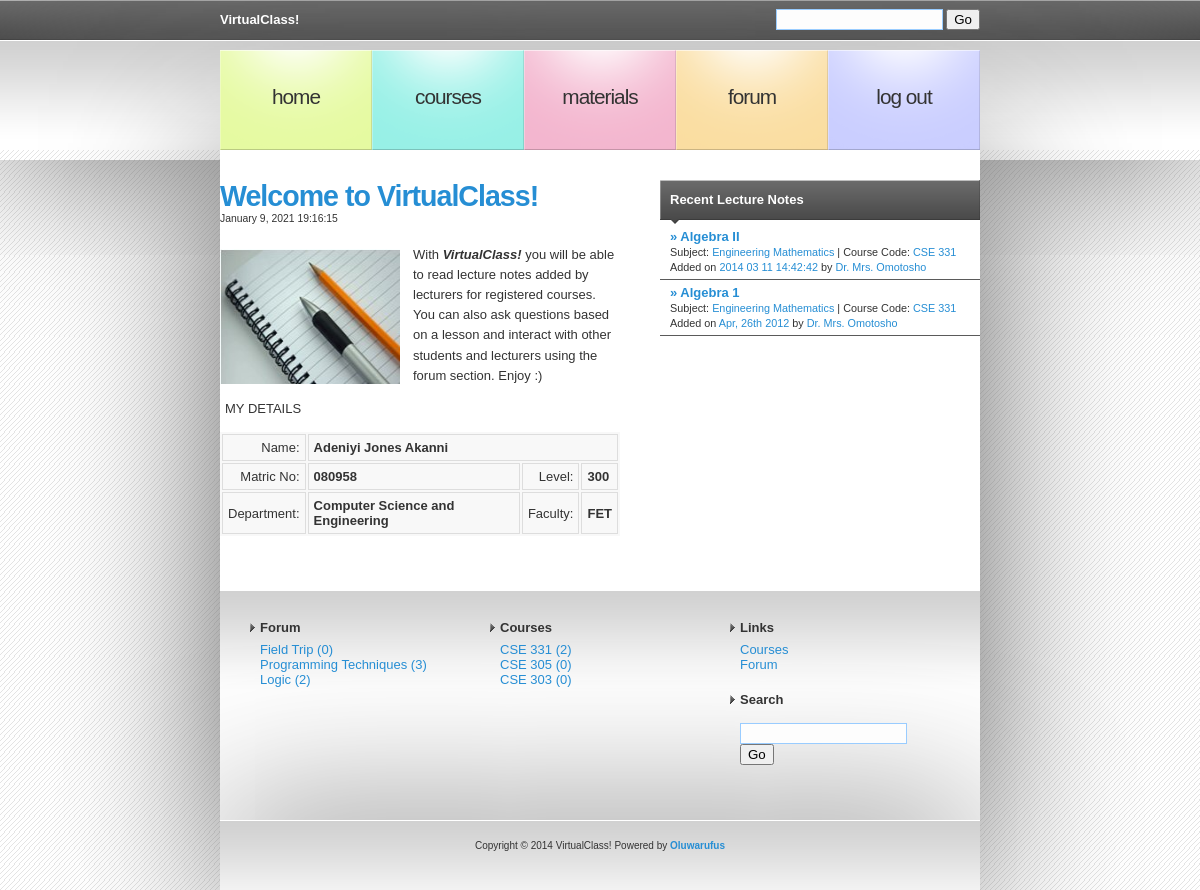
The page /home.php (signed in) on the database its author committed.
### tables this page shows
CREATE TABLE IF NOT EXISTS `student_tbl` (
  `id_std` int(11) NOT NULL AUTO_INCREMENT,
  `name_std` varchar(255) NOT NULL,
  `matno_std` varchar(255) NOT NULL,
  `passwrd_std` varchar(255) NOT NULL,
  `dept_std` varchar(255) NOT NULL,
  `faclty_std` varchar(255) NOT NULL,
  `level_std` varchar(255) NOT NULL,
  `email_std` varchar(255) NOT NULL,
  PRIMARY KEY (`id_std`)
);

CREATE TABLE IF NOT EXISTS `lesson_tbl` (
  `id_lssn` int(11) NOT NULL AUTO_INCREMENT,
  `title_lssn` varchar(255) NOT NULL,
  `content_lssn` text NOT NULL,
  `course_id_lssn` varchar(255) NOT NULL,
  `lecturer_id_lssn` varchar(255) NOT NULL,
  `date_added_lssn` varchar(255) NOT NULL,
  PRIMARY KEY (`id_lssn`)
);

CREATE TABLE IF NOT EXISTS `course_tbl` (
  `id_crs` int(11) NOT NULL AUTO_INCREMENT,
  `title_crs` varchar(255) NOT NULL,
  `code_crs` varchar(255) NOT NULL,
  `unit_crs` int(11) NOT NULL,
  `lect_inc_id` varchar(255) NOT NULL,
  `desc_crs` varchar(255) NOT NULL,
  `app_level_crs` varchar(20) NOT NULL,
  PRIMARY KEY (`id_crs`)
);

CREATE TABLE IF NOT EXISTS `lecturer_tbl` (
  `id_lect` int(11) NOT NULL AUTO_INCREMENT,
  `name_lect` varchar(255) NOT NULL,
  `passwrd_lect` varchar(255) NOT NULL,
  `course_taken_lect` varchar(255) NOT NULL,
  `email_lect` varchar(255) NOT NULL,
  `dept_lect` varchar(50) NOT NULL,
  `faclty_lect` varchar(25) NOT NULL,
  PRIMARY KEY (`id_lect`)
);

CREATE TABLE IF NOT EXISTS `blg_topic_tbl` (
  `id_top` int(11) NOT NULL AUTO_INCREMENT,
  `id_usr_top` int(11) NOT NULL,
  `title_top` varchar(100) NOT NULL DEFAULT '',
  `desc_top` text NOT NULL,
  `date_top` varchar(50) NOT NULL,
  PRIMARY KEY (`id_top`)
);

### Connections/mycxn.php (called while the page is built, shortened)
<?php
$hostname_mycxn = "127.0.0.1";
$username_mycxn = "root";
$password_mycxn = "";
$mycxn = mysql_pconnect($hostname_mycxn, $username_mycxn, $password_mycxn) or trigger_error(mysql_error(),E_USER_ERROR);
if (!function_exists("GetSQLValueString")) {
function GetSQLValueString($theValue, $theType, $theDefinedValue = "", $theNotDefinedValue = "")
{
  $theValue = function_exists("mysql_real_escape_string") ? mysql_real_escape_string($theValue) : mysql_escape_string($theValue);
  switch ($theType) {
    case "text":
      $theValue = ($theValue != "") ? "'" . $theValue . "'" : "NULL";
      break;
  }
  return $theValue;
}
}
if (isset($_SESSION['lvl']) || isset($_SESSION['usr_lct'])) {
$q_subj= @sprintf("SELECT id_crs,code_crs,title_crs FROM course_tbl WHERE app_level_crs = %s OR lect_inc_id = %s", GetSQLValueString($_SESSION['lvl'], "text"), GetSQLValueString($_SESSION['usr_lct'], "text"));
			$q_subj = mysql_query($q_subj)or die(mysql_error());
			$r_subj = mysql_fetch_array($q_subj);
		$query_forum = "SELECT * FROM blg_topic_tbl ORDER BY date_top DESC";
		$rs_forum = mysql_query($query_forum, $mycxn) or die(mysql_error());
}
?>

### home.php (the view, shortened to what this page needs)
<?php require_once('Connections/mycxn.php'); ?>
<?php
$colname_rs_user = "-1";
if (isset($_SESSION['MM_Username'])) {
  $colname_rs_user = $_SESSION['MM_Username'];
}
$query_rs_user = sprintf("SELECT * FROM student_tbl WHERE matno_std = %s", GetSQLValueString($colname_rs_user, "text"));
$rs_user = mysql_query($query_rs_user, $mycxn) or die(mysql_error());
$row_rs_user = mysql_fetch_assoc($rs_user);
$maxRows_rs_lessons = 5;
$pageNum_rs_lessons = 0;
$startRow_rs_lessons = $pageNum_rs_lessons * $maxRows_rs_lessons;
$colname_rs_lessons = "-1";
if (isset($_SESSION['lvl'])) {
  $colname_rs_lessons = $_SESSION['lvl'];
}
$query_rs_lessons = sprintf("SELECT * FROM lesson_tbl WHERE course_id_lssn IN (SELECT id_crs FROM course_tbl WHERE app_level_crs = %s) ORDER BY id_lssn DESC", GetSQLValueString($colname_rs_lessons, "text"));
$query_limit_rs_lessons = sprintf("%s LIMIT %d, %d", $query_rs_lessons, $startRow_rs_lessons, $maxRows_rs_lessons);
$rs_lessons = mysql_query($query_limit_rs_lessons, $mycxn) or die(mysql_error());
$row_rs_lessons = mysql_fetch_assoc($rs_lessons);
?>
<!DOCTYPE html PUBLIC "-//W3C//DTD XHTML 1.0 Strict//EN" "http://www.w3.org/TR/xhtml1/DTD/xhtml1-strict.dtd">
<html xmlns="http://www.w3.org/1999/xhtml">
<head>
<link href="images/default.css" rel="stylesheet" type="text/css" />
</head>
<body>
<?php include('Connections/header_menu.inc'); ?>
<div id="content">
  <div id="colOne">
    <div id="latest-post">
      <h2 class="title"><a href="home.php">Welcome to VirtualClass!<br />
      </a></h2>
      <h3 class="posted"><?php echo date('F j,  Y H:i:s'); ?></h3>
      <div class="story"> <img src="images/img14.jpg" alt="" width="180" height="135" class="image" />
        <p>With <em><strong>VirtualClass! </strong></em>you will be able to read lecture notes added by lecturers for registered courses. You can also ask questions based on a lesson and interact with other students and lecturers using the forum section. Enjoy :)</p>
        <p>MY DETAILS</p>
        <table width="100%" border="0" align="center">
          <tr>
            <td align="right">Name:</td>
            <td colspan="3"><strong><?php echo $row_rs_user['name_std']; ?></strong></td>
          </tr>
          <tr>
            <td align="right">Matric No:</td>
            <td><strong><?php echo $row_rs_user['matno_std']; ?></strong></td>
            <td align="right">Level:</td>
            <td><strong><?php echo $row_rs_user['level_std']; ?></strong></td>
          </tr>
          <tr>
            <td align="right">Department:</td>
            <td><strong><?php echo $row_rs_user['dept_std']; ?></strong></td>
            <td align="right">Faculty:</td>
            <td><strong><?php echo $row_rs_user['faclty_std']; ?></strong></td>
          </tr>
        </table>
        <p><br />
        </p>
      </div>
    </div>
    <div id="recent-posts">
      <h3 class="title">Recent Lecture Notes</h3>
      <ul>
        <?php do {
			$q_lect= sprintf("SELECT name_lect FROM lecturer_tbl WHERE id_lect = %s", GetSQLValueString($row_rs_lessons['lecturer_id_lssn'], "text"));
			$r_lect = mysql_query($q_lect)or die(mysql_error());
			$r_lect = mysql_fetch_array($r_lect);
		?>
          <li><strong><a href="view_lesson.php?lssn=<?php echo $row_rs_lessons['id_lssn']; ?>">&raquo; <?php echo $row_rs_lessons['title_lssn']; ?></a></strong><br />
            <small>Subject: <a href="" class="category"><?php echo $r_subj['title_crs']; ?></a> | Course Code: <a href="" class="category"><?php echo $r_subj['code_crs']; ?></a><br/>
            Added on<a href="" class="category"> <?php echo $row_rs_lessons['date_added_lssn']; ?></a> by <a href="" class="category"><?php echo $r_lect['name_lect']; ?></a></small></li>
          <?php } while ($row_rs_lessons = mysql_fetch_assoc($rs_lessons)); ?>
      </ul>
    </div>
    <div style="clear: both; height: 1px;"></div>
  </div>
  <?php include('Connections/footer_menu.inc'); ?>
</body>
</html>

### Connections/header_menu.inc (shortened to what this page needs)
<div id="header">
  <h1><a href="index.php">VirtualClass!</a></h1>
  <h2><form method="get" action="search.php">
          <div>
            <input type="text" id="textfield1" name="textfield1" value="" size="18" />
            <input type="submit" id="submit1" name="submit1" value="Go" />
          </div>
  </form></h2>
</div>
<div id="pages">
  <ul><?php $page = explode('/', $_SERVER['PHP_SELF']);  ?>
    <li <?php if ($page[2]=='home.php' || $page[2]=='index.php' ){ echo "class='active'";} else echo $page[2]; ?>><a id="page1" href="home.php">home</a></li>
    <li <?php if ($page[2]=='courses.php' || $page[2]=='crs_lessons.php' || $page[2]=='view_lesson.php'){ echo "class='active'";} else echo $page[2]; ?> ><a id="page2" href="courses.php">courses</a></li>
    <li <?php if ($page[2]=='resources.php'){ echo "class='active'";} else echo $page[2]; ?> ><a id="page3" href="resources.php">materials</a></li>
    <li <?php if ($page[2]=='forum.php' || $page[2]=='view_post.php'){ echo "class='active'";} else echo $page[2]; ?> ><a id="page4" href="forum.php">forum</a></li>
    <li <?php if ($page[2]=='logout.php'){ echo "class='active'";} else echo $page[2]; ?> ><a id="page5" href="logout.php">log out</a></li>
  </ul>
</div>

### Connections/footer_menu.inc
<div id="colTwo">
    <ul>
      <li>
        <h2>Forum</h2>
        <ul>
        <?php while ($array_forum = mysql_fetch_assoc($rs_forum)) { ?>
          <li><a href="view_post.php?id=<?php echo $array_forum['id_top']; ?>"><?php echo substr($array_forum['title_top'], 0, 25);
			$q_cnt= sprintf("SELECT * FROM blg_comment_tbl WHERE idart_com = %s", GetSQLValueString($array_forum['id_top'], "text"));	mysql_select_db($database_mycxn, $mycxn); $q_cnt = mysql_query($q_cnt, $mycxn)or die(mysql_error());
			echo " (".mysql_num_rows($q_cnt).")";  ?></a></li>	<?php } ;  ?>
        </ul>
      </li>
      <li>
        <h2>Courses</h2>
        <ul>
        <?php
		 do { ?>
          <li><a href="crs_lessons.php?crs=<?php echo $r_subj['id_crs']; ?>"><?php echo $r_subj['code_crs']; ?>
          <?php  $q_count= sprintf("SELECT * FROM lesson_tbl WHERE course_id_lssn = %s", GetSQLValueString($r_subj['id_crs'], "text")); mysql_select_db($database_mycxn, $mycxn);
			$q_count = mysql_query($q_count, $mycxn)or die(mysql_error());
			echo "(".mysql_num_rows($q_count).")"; ?></a>
          </li>
		 <?php } while ($r_subj = mysql_fetch_assoc($q_subj));  ?>
        </ul>
      </li>
      <li>
        <h2>Links</h2>
  	<ul>
    	<li><a href="courses.php">Courses</a></li>
    	<li><a href="forum.php">Forum</a></li>
  	</ul>
      </li>
      <li>
        <h2>Search</h2>
        <form method="get" action="#">
          <div>
            <input type="text" id="textfield1" name="textfield1" value="" size="18" />
            <input type="submit" id="submit1" name="submit1" value="Go" />
          </div>
        </form>
      </li>
    </ul>
    <div style="clear: both;">&nbsp;</div>
  </div>
  </div>
<div id="footer">
  <p>Copyright &copy; 2014 VirtualClass! Powered by <a href="http://www.oluwarufus.com/"><strong>Oluwarufus</strong></a></p>
</div>

### images/default.css (style rules this page uses)
body { margin: 0; padding: 0; font: normal small "Trebuchet MS", Arial, Helvetica, sans-serif; color: #333; background-image: url(bgcode.gif); }
h1, h2, h3, h4, h5, h6, form { margin: 0; padding: 0; }
p, ul, ol, blockquote { margin-top: 0; }
p { padding-left:5px; padding-right: 5px; }
a { color: #268ED4; text-decoration: none; }
img { border: none; }
#header { height: 40px; background: #5A5A5A url(img01.gif) repeat-x; }
#header h1 { width: 760px; margin: 0 auto; padding: 12px 0 0 0; font-size: 1em; }
#header h2 { width: 760px; margin: -18px auto 0 auto; text-align: right; font-size: 1em; }
#header a { text-decoration: none; color: #FFFFFF; }
#pages { height: 110px; padding-top: 10px; background: url(img02.gif) repeat-x; box-shadow: #666 0px 0px 150px; }
#pages ul { display: block; width: 760px; height: 100px; margin: 0 auto; padding: 0; }
#pages li { display: inline; }
#pages a { display: block; float: left; width: 152px; height: 75px; padding: 35px 0 0 0; text-align: center; text-decoration: none; text-transform: lowercase; letter-spacing: -1px; font-size: 1.6em; font-weight: normal; color: #333333; }
#page1 { background: #E5FAA1 url(img03.gif) no-repeat; }
#page2 { background: #97F0E6 url(img04.gif) no-repeat; }
#page3 { background: #F3B6CE url(img05.gif) no-repeat; }
#page4 { background: #FADDA1 url(img06.gif) no-repeat; }
#page5 { background: #C9CDFF url(img07.gif) no-repeat; }
#content { width: 760px; margin: 0 auto; padding: 20px 0 0 0; background-color:#fff; box-shadow: #666 0px 0px 150px; }
#latest-post { float: left; width: 400px; }
#latest-post .title { letter-spacing: -1px; font-size: 2.2em; }
#latest-post .posted { margin-bottom: 2em; font-size: .8em; font-weight: normal; }
#latest-post .image { float: left; margin: .3em 1em 0 0; }
#latest-post p, #latest-post blockquote, #latest-post ul, #latest-post ol { line-height: 155%; }
#recent-posts { float: right; width: 320px; }
#recent-posts h3 { width: 310px; height: 32px; padding: 12px 0 0 10px; background: #5A5A5A url(img13.gif); font-size: 1em; color: #FFFFFF; }
#recent-posts ul { margin: 0; padding: 0; list-style: none; }
#recent-posts li { padding: 5px 10px; border-bottom: 1px solid #5A5A5A; }
#colOne { padding-bottom: 20px; }
#colTwo { padding: 20px; background: url(img02.gif) repeat-x; }
#colTwo ul { margin: 0; padding: 0; list-style: none; }
#colTwo li, #colTwo form { padding: 10px; }
#colTwo li { display: block; float: left; width: 220px; }
#colTwo li li { display: list-item; float: none; padding: 0 0 0 10px; }
#colTwo h2 { margin: 0 0 .5em 0; padding: 0 0 0 10px; background: url(img15.gif) no-repeat left center; font-size: 1em; }
#footer { width: 720px; height: 30px; padding: 20px; background: url(img02.gif) repeat-x; margin-top: 0; margin-right: auto; margin-bottom: 0; margin-left: auto; box-shadow: #666 0px 0px 150px; }
#footer p { text-align: center; font-size: x-small; }
input[type="text"],input[type="password"] { border:1px solid #9CF; padding:2px; background-color:#fdfdfd; }
table { background-color:#f8f8f8; }
td, th { border: 1px solid #dddddd; padding:5px }

### rows shown on the page
student_tbl: name_std "Adeniyi Jones Akanni", matno_std "080958", level_std "300", dept_std "Computer Science and Engineering", faclty_std "FET"
lesson_tbl: title_lssn "Algebra II", date_added_lssn "2014 03 11 14:42:42", lecturer_tbl.name_lect "Dr. Mrs. Omotosho"
course_tbl: title_crs "Engineering Mathematics", code_crs "CSE 331", mysql_num_rows($q_count) "2"
lesson_tbl: title_lssn "Algebra 1", date_added_lssn "Apr, 26th 2012", lecturer_tbl.name_lect "Dr. Mrs. Omotosho"
blg_topic_tbl: title_top "Field Trip", mysql_num_rows($q_cnt) "0"
blg_topic_tbl: title_top "Programming Techniques", mysql_num_rows($q_cnt) "3"
blg_topic_tbl: title_top "Logic", mysql_num_rows($q_cnt) "2"
course_tbl: code_crs "CSE 305", mysql_num_rows($q_count) "0"
course_tbl: code_crs "CSE 303", mysql_num_rows($q_count) "0"
